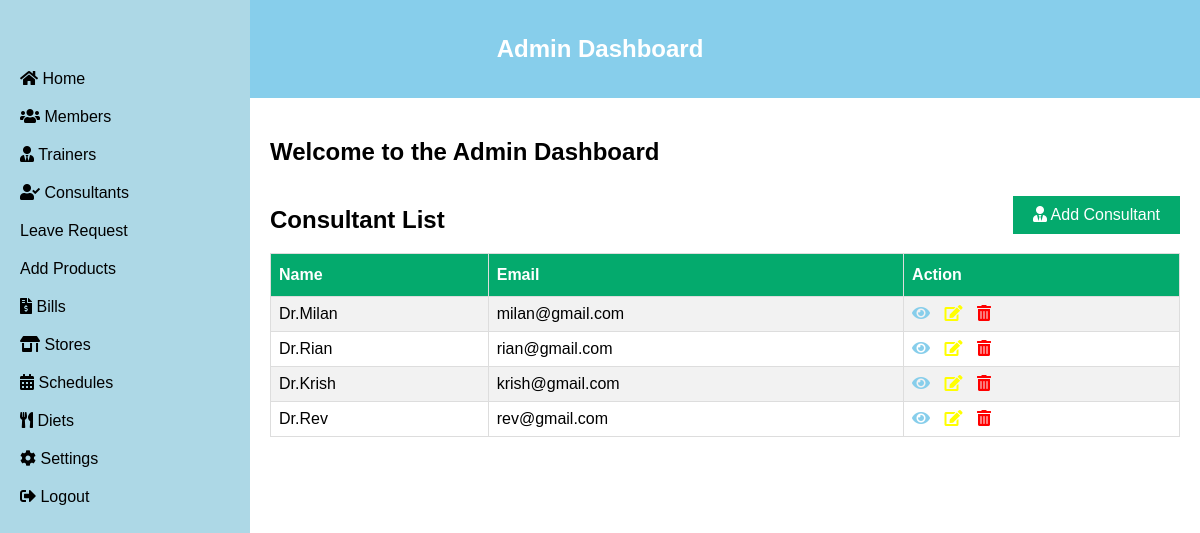
The app's page /consultant_list/ with its own data.
### gym/models.py (models this page shows, shortened)
class Consultant(models.Model):
    Name = models.CharField(max_length = 50)
    Email = models.CharField(max_length = 30)
    Password=models.CharField(max_length = 20)
    Mobile=models.CharField(max_length = 10)
    Address=models.CharField(max_length = 50)

### gym/views.py (the view)
# urls.py: path('consultant_list/', views.consultant_list, name='consultant_list'),
def consultant_list(request):
    consultant = Consultant.objects.all()
    return render(request, 'consultant_list.html', {'consultant': consultant})

### gym/templates/consultant_list.html (shortened to what this page needs)
{% extends 'gym/admin_dashboard.html' %}
{% block content %}
    <div class="button-container">
      <h2>Consultant List</h2>
      <a href="{% url 'consultant_add' %}" class="add-consultant-button"><i class="fas fa-user-tie"></i> Add Consultant</a>
    </div>
    <table id="customers">
        <tr>
            <th>Name</th>
            <th>Email</th>
            <th>Action</th>
        </tr>
        {% for consultant in consultant %}
        <tr>
            <td>{{ consultant.Name }}</td>
            <td>{{ consultant.Email }}</td>
            <td>
              <a href="{% url 'consultant_detail' consultant.id %}" class="detail-link"><i class="fas fa-eye"></i></a>
              <a href="{% url 'consultant_edit' consultant.id %}" class="edit-link" style="margin-left: 10px;"><i class="fas fa-edit"></i></a>
              <a href="{% url 'consultant_delete' consultant.id %}" class="delete-link" style="margin-left: 10px;"><i class="fas fa-trash-alt"></i></a>
          </td>
        </tr>
        {% endfor %}
    </table>
{% endblock %}

### gym/templates/consultant_list.html (style rules this page uses)
#customers { font-family: Arial, Helvetica, sans-serif; border-collapse: collapse; width: 100%; }
#customers td, #customers th { border: 1px solid #ddd; padding: 8px; }
#customers tr:nth-child(even) { background-color: #f2f2f2; }
#customers th { padding-top: 12px; padding-bottom: 12px; text-align: left; background-color: #04AA6D; color: white; }
.detail-link { color: skyblue; }
.edit-link { color: yellow; }
.delete-link { color: red; }
.add-consultant-button { background-color: #04AA6D; color: white; border: none; padding: 10px 20px; text-align: center; text-decoration: none; font-size: 16px; margin-bottom: 10px; }
.button-container { display: flex; justify-content: space-between; align-items: center; }

### records on screen
Consultant: Name "Dr.Milan", Email "milan@gmail.com"
Consultant: Name "Dr.Rian", Email "rian@gmail.com"
Consultant: Name "Dr.Krish", Email "krish@gmail.com"
Consultant: Name "Dr.Rev", Email "rev@gmail.com"
